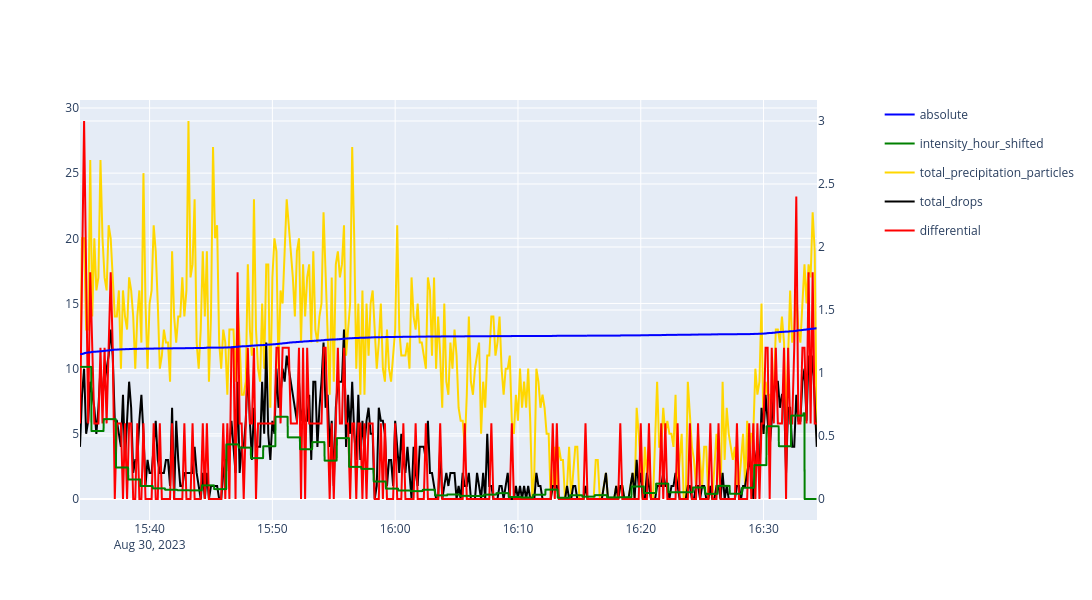

This figure's notebook cell:
### Code cell
fig1 = px.line(df.precipitation.absolute)
fig1.update_traces(line=dict(color="blue"), connectgaps=True)
fig2 = px.line(df.precipitation.differential.resample("10s").sum() * 60)
fig2.update_traces(line=dict(color="red"))
fig3 = px.line(df.precipitation.intensity_hour_shifted)
fig3.update_traces(line=dict(color="green"), connectgaps=True)
# fig6 = px.line(df.precipitation.intensity_hour)
# fig6.update_traces(line=dict(color="lightgreen"))
fig4 = px.line(df.precipitation.total_precipitation_particles.resample("10s").sum())
fig4.update_traces(line=dict(color="gold"))
fig5 = px.line(df.precipitation.total_drops.resample("10s").sum())
fig5.update_traces(line=dict(color="black"))
# fig6 = px.line(df.

# Create a subplot with secondary y-axis
fig = make_subplots(specs=[[{"secondary_y": True}]])

# Add the traces from fig1, fig3, fig4, and fig5 to the primary y-axis
for trace in fig1.data + fig3.data + fig4.data + fig5.data:
    fig.add_trace(trace, secondary_y=False)

# Add the traces from fig2 to the secondary y-axis
for trace in fig2.data:
    fig.add_trace(trace, secondary_y=True)

# Update the layout
fig.update_layout(width=1400, height=600)

fig.show()

### Figure 1 — Plotly figure (JSON) as saved in the notebook; plotly's stock layout.template omitted (floating-point values rounded to 4 significant figures; data arrays with more than 128 entries replaced by an {"elided": "..."} marker saying what was removed)
{"data": [{"connectgaps": true, "hovertemplate": "variable=absolute<br>Timestamp=%{x}<br>value=%{y}<extra></extra>", "legendgroup": "absolute", "line": {"color": "blue", "dash": "solid"}, "marker": {"symbol": "circle"}, "mode": "lines", "name": "absolute", "showlegend": true, "type": "scattergl", "x": {"elided": "3597 str values"}, "xaxis": "x", "y": {"elided": "3597 float values"}, "yaxis": "y"}, {"connectgaps": true, "hovertemplate": "variable=intensity_hour_shifted<br>Timestamp=%{x}<br>value=%{y}<extra></extra>", "legendgroup": "intensity_hour_shifted", "line": {"color": "green", "dash": "solid"}, "marker": {"symbol": "circle"}, "mode": "lines", "name": "intensity_hour_shifted", "showlegend": true, "type": "scattergl", "x": {"elided": "3597 str values"}, "xaxis": "x", "y": {"elided": "3597 float values"}, "yaxis": "y"}, {"hovertemplate": "variable=total_precipitation_particles<br>Timestamp=%{x}<br>value=%{y}<extra></extra>", "legendgroup": "total_precipitation_particles", "line": {"color": "gold", "dash": "solid"}, "marker": {"symbol": "circle"}, "mode": "lines", "name": "total_precipitation_particles", "orientation": "v", "showlegend": true, "type": "scatter", "x": {"elided": "361 str values"}, "xaxis": "x", "y": {"elided": "361 float values"}, "yaxis": "y"}, {"hovertemplate": "variable=total_drops<br>Timestamp=%{x}<br>value=%{y}<extra></extra>", "legendgroup": "total_drops", "line": {"color": "black", "dash": "solid"}, "marker": {"symbol": "circle"}, "mode": "lines", "name": "total_drops", "orientation": "v", "showlegend": true, "type": "scatter", "x": {"elided": "361 str values"}, "xaxis": "x", "y": {"elided": "361 float values"}, "yaxis": "y"}, {"hovertemplate": "variable=differential<br>Timestamp=%{x}<br>value=%{y}<extra></extra>", "legendgroup": "differential", "line": {"color": "red", "dash": "solid"}, "marker": {"symbol": "circle"}, "mode": "lines", "name": "differential", "orientation": "v", "showlegend": true, "type": "scatter", "x": {"elided": "361 str values"}, "xaxis": "x", "y": {"elided": "361 float values"}, "yaxis": "y2"}], "layout": {"height": 600, "width": 1400, "xaxis": {"anchor": "y", "domain": [0.0, 0.94]}, "yaxis": {"anchor": "x", "domain": [0.0, 1.0]}, "yaxis2": {"anchor": "x", "overlaying": "y", "side": "right"}}}
